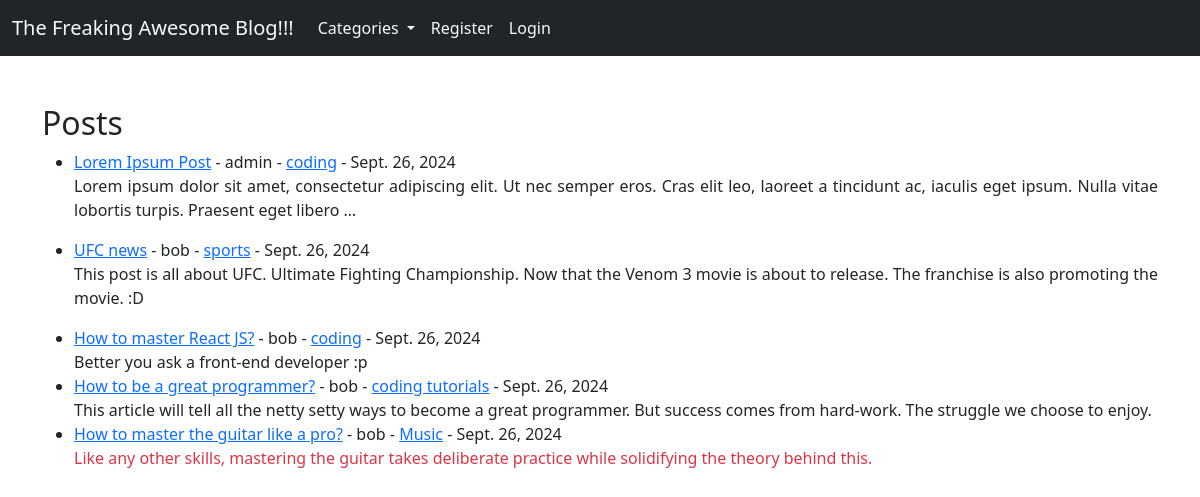
The page / on the database its author committed.
### the_blog/models.py (models this page shows, shortened)
class Post(models.Model):
    title = models.CharField(max_length = 255, blank = True, null = True)
    post_heading = models.CharField(max_length = 255, blank=True, null = True)
    category = models.CharField(max_length = 255, default = 'coding')
    author = models.ForeignKey(User, on_delete= models.CASCADE)
    body = models.TextField()
    post_date = models.DateField(auto_now_add = True)

### the_blog/views.py (the view)
# urls.py: path('', HomeView.as_view(), name="home"),
class HomeView(ListView):
    model = Post
    template_name = 'home.html'
    ordering = ['-post_date']
    def get_context_data(self, *args, **kwargs):
        cat_menu = Category.objects.all()
        context = super(HomeView, self).get_context_data(*args, **kwargs)
        context['cat_menu'] = cat_menu
        return context

### the_blog/models.py (called while the page is built)
    def __str__(self):
        return self.name

### the_blog/templates/home.html (shortened to what this page needs)
{% extends "base.html" %}
{% block body_block %}
<h2>Posts</h2>
<ul>
    {% for post in object_list %}
        <li><a href="{% url 'article-detail' post.pk %}">{{ post.title }}</a> - {{ post.author }} - <a href="{% url 'category' post.category %}">{{ post.category }}</a> - {{ post.post_date }}
            <br>
            {{ post.body|safe|truncatewords:30 }}</li>
    {% endfor %}
</ul>
{%  endblock  %}

### rows shown on the page
Post: title "Lorem Ipsum Post", author "admin", category "coding", post_date "Sept. 26, 2024", body "Lorem ipsum dolor sit amet, consectetur adipiscing elit. Ut nec semper eros. Cras elit leo, laoreet a tincidunt ac, iaculis eget ipsum. Nulla vitae lobortis turpis. Praesent eget libero …"
Post: title "UFC news", author "bob", category "sports", post_date "Sept. 26, 2024", body "This post is all about UFC. Ultimate Fighting Championship. Now that the Venom 3 movie is about to release. The franchise is also promoting the movie. :D"
Post: title "How to master React JS?", author "bob", category "coding", post_date "Sept. 26, 2024", body "Better you ask a front-end developer :p"
Post: title "How to be a great programmer?", author "bob", category "coding tutorials", post_date "Sept. 26, 2024", body "This article will tell all the netty setty ways to become a great programmer. But success comes from hard-work. The struggle we choose to enjoy."
Post: title "How to master the guitar like a pro?", author "bob", category "Music", post_date "Sept. 26, 2024", body "Like any other skills, mastering the guitar takes deliberate practice while solidifying the theory behind this."
